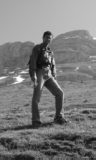
#> input picture hog+svm/hog_test.png, 96 x 160 px
$ python first.py
#> lines starting #> are read from the running program, lines starting #| are printed output that depends on the picture
'''
1、在数据集INRIADATA上，使用hog+svm实现行人检测
2、模型参数调优，提升检测效果
3、画出roc曲线
'''

# 用normalized_images目录下的图片做训练，或者用original_images目录下的图片+annotations获取行人区域做训练；测试则都在original_images/test/pos上测试。

# encoding: UTF-8
# 文件: hog.py
# 描述: 提取图片的HOG特征

from skimage.io import imread
from skimage.feature import hog
import matplotlib.pyplot as plt

def extract_hog_feature(filename):
    # 提取filename文件的HOG特征
#> called with filename = 'hog_test.png'
    image = imread(filename, as_gray=True)
#> image is the input picture: shape (160, 96) float64; min 0.0434, max 0.997, mean 0.487
    # 读取图片，as_gray=True表示读取成灰度图
    feature,visimg = hog( # 提取HOG特征
        image, # 图片
        orientations=9, # 方向的个数，即bin的个数B
        pixels_per_cell=(8, 8), # 格子的大小，C×C
        cells_per_block=(2, 2), # 一块有2×2个格子
        block_norm='L2-Hys', # 归一化方法
        visualize=True # 是否返回可视化图像
    )
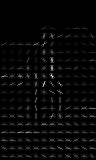
#> visimg: shape (160, 96) float64; min 0, max 0.274, mean 0.00856; drawn with min black and max white
#> feature = 7524 values, max 0.689 at index 966, min 0 at index 16, mean 0.134
    plt.imshow(visimg)
    plt.show()
    return feature

if __name__ == '__main__':
    feature = extract_hog_feature('hog_test.png')
    print(feature) # 显示HOG特征
#> (printed output is left out)
    print(feature.shape) # 显示HOG特征的维数
#| (7524,)
